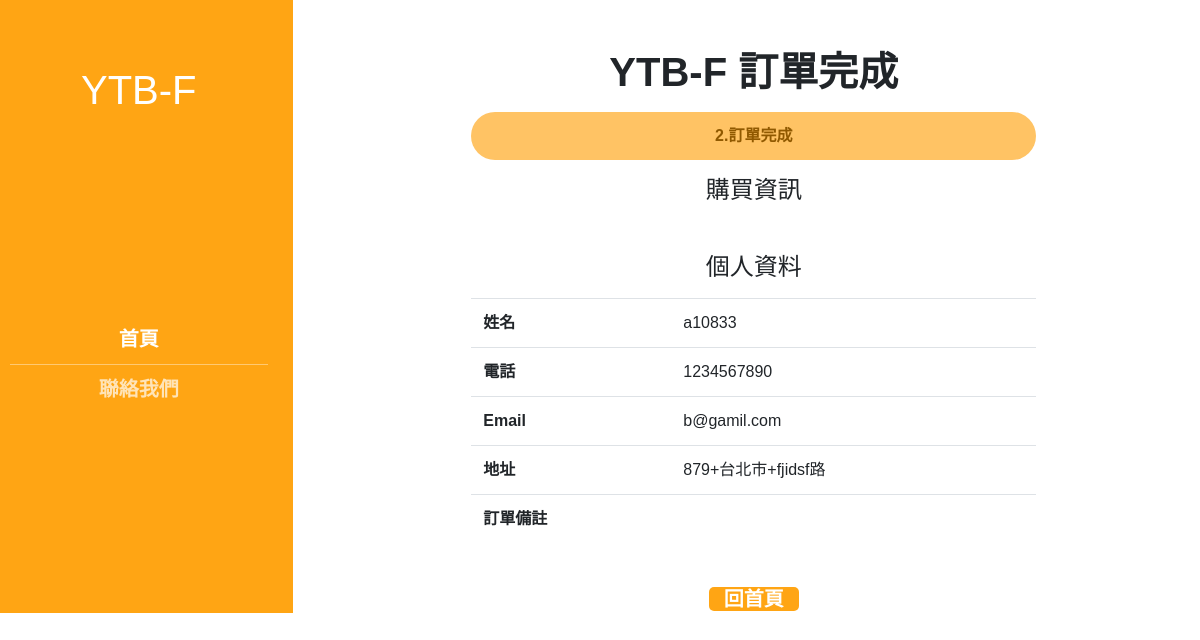
Screenshot of /第三組_php期末報告/informationC.php?oNo=3 with the database file from the repository.
### tables this page shows
CREATE TABLE `orderform` (
  `oNo` int(11) NOT NULL,
  `oName` varchar(20) NOT NULL,
  `oEmail` varchar(40) NOT NULL,
  `oTel` int(15) NOT NULL,
  `oRemark` varchar(300) NOT NULL,
  `oAddress` varchar(20) NOT NULL,
  `oOrder` varchar(100) NOT NULL
);

### 第三組_php期末報告/informationC.php (the view, shortened to what this page needs)
<!doctype html>
<html lang="en">
    <?php
        require("DBconnect.php");
    ?>
<head>
    <link rel="stylesheet" href="https://stackpath.bootstrapcdn.com/bootstrap/4.2.1/css/bootstrap.min.css"
>
    <link rel="stylesheet" href="https://use.fontawesome.com/releases/v5.6.3/css/all.css"
>
    <link rel="stylesheet" href="css/all.css">
</head>
<body>
<div class="row">
    <div class="col-md-3" style="background-color:#FFA514;">
        <div class="list-group sticky-top mt-3">
            <h1 class="h10">
                YTB-F</h1>
            <nav class="menu">
                <a href="home.php">
                    首頁
                </a>
                <a href="suggest.php" style="color:#FFFFFFB2;">
                    聯絡我們
                </a>
            </nav>
        </div>
    </div>
    <div class="col">
    <div class="container mt-5">
        <div class="h1 text-center"><strong>YTB-F 訂單完成</strong></div>
        <div class="row justify-content-center mt-3">
            <div class="col-md-8 text-center">
                <div class="alert alert-success alert-rounded " role="alert"
                    style="background:#FFC364; border:0 none; color: #905900;font-weight: 700;">
                    2.訂單完成</div>
                <div class="h4">購買資訊</div>
                <?php
                    $oNo=$_GET["oNo"];
                    $SQL="SELECT * FROM orderform WHERE oNo='$oNo'";
                    $result=mysqli_query($link,$SQL);
                    $row=mysqli_fetch_assoc($result);
                ?>
                <div class="h4 mt-5">個人資料</div>
                <table class="table  mt-3 text-left">
                    <tbody>
                        <tr>
                            <th>姓名</th>
                            <td><?php echo $row["oName"];?></td>
                        </tr>
                        <tr>
                            <th>電話</th>
                            <td><?php echo $row["oTel"];?></td>
                        </tr>
                        <tr>
                            <th width="200">Email</th>
                            <td><?php echo $row["oEmail"];?></td>
                        </tr>
                        <tr>
                            <th>地址</th>
                            <td><?php echo $row["oAddress"];?></td>
                        </tr>
                        <tr>
                            <th>訂單備註</th>
                            <td><?php echo $row["oRemark"];?></td>
                        </tr>
                    </tbody>
                </table>
            </div>
        </div>
        <div class="text-center mt-4">
            <a href="home.php" class="login">回首頁</a>
        </div>
    </div>
    </div>
</div>
</body>
</html>

### 第三組_php期末報告/informationC.php (style rules this page uses)
* { margin: 0; padding: 0; list-style: none; height:auto; font-family: 'Noto Sans TC', sans-serif; }
.alert-rounded { border-radius: 50px; }
.h10 { color: #ffffff; font-family: 'Noto Sans TC', sans-serif; margin: 50px 0 0 0; text-align:center; }
.menu { margin: 200px 0 0 0; }
.menu a { display: block; padding: 10px; color: #fff; text-decoration: none; text-align:center; font-size: 20px; font-weight:bold; position: relative; font-family: 'Noto Sans TC', sans-serif; }
.menu a + a::before { content: ''; position: absolute; border-top: 1px solid rgb(255,255,255,.4); left: 10px; right: 10px; top: 0; }
.login { padding: 5px 100px; background: #FFA514; border:0 none; border-radius: 5px; margin: 0 10px; color: #ffffff; font-size: 20px; font-weight: 600; line-height: normal; text-decoration:none; }
.login { padding: 1px 15px; background: #FFA514; border:0 none; border-radius: 5px; margin: 0 10px; color: #ffffff; font-size: 20px; font-weight: 600; line-height: normal; text-decoration:none; }

### rows the page displays
orderform: oName "a10833", oTel "1234567890", oEmail "b@gamil.com", oAddress "879+台北市+fjidsf路"
